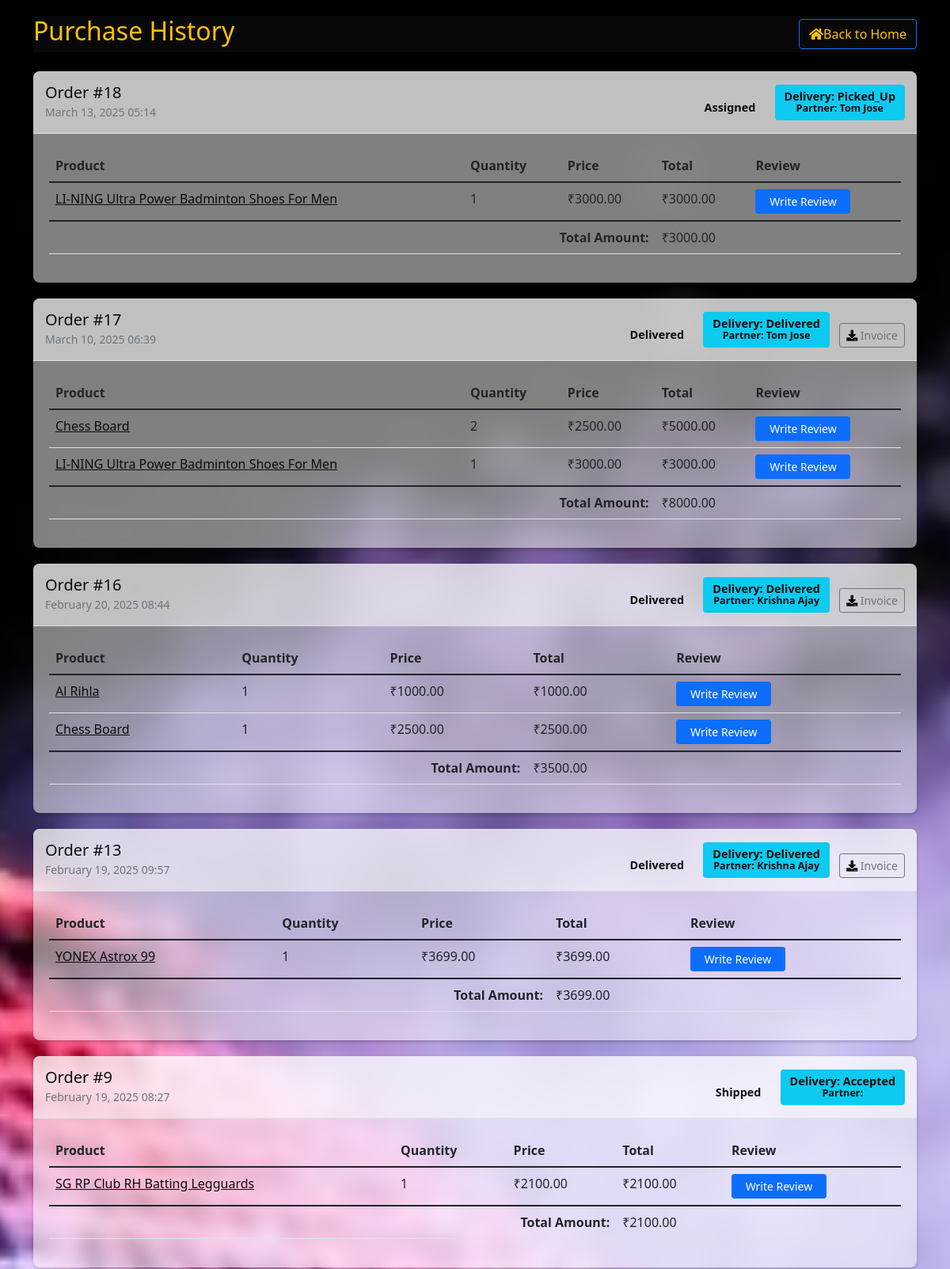
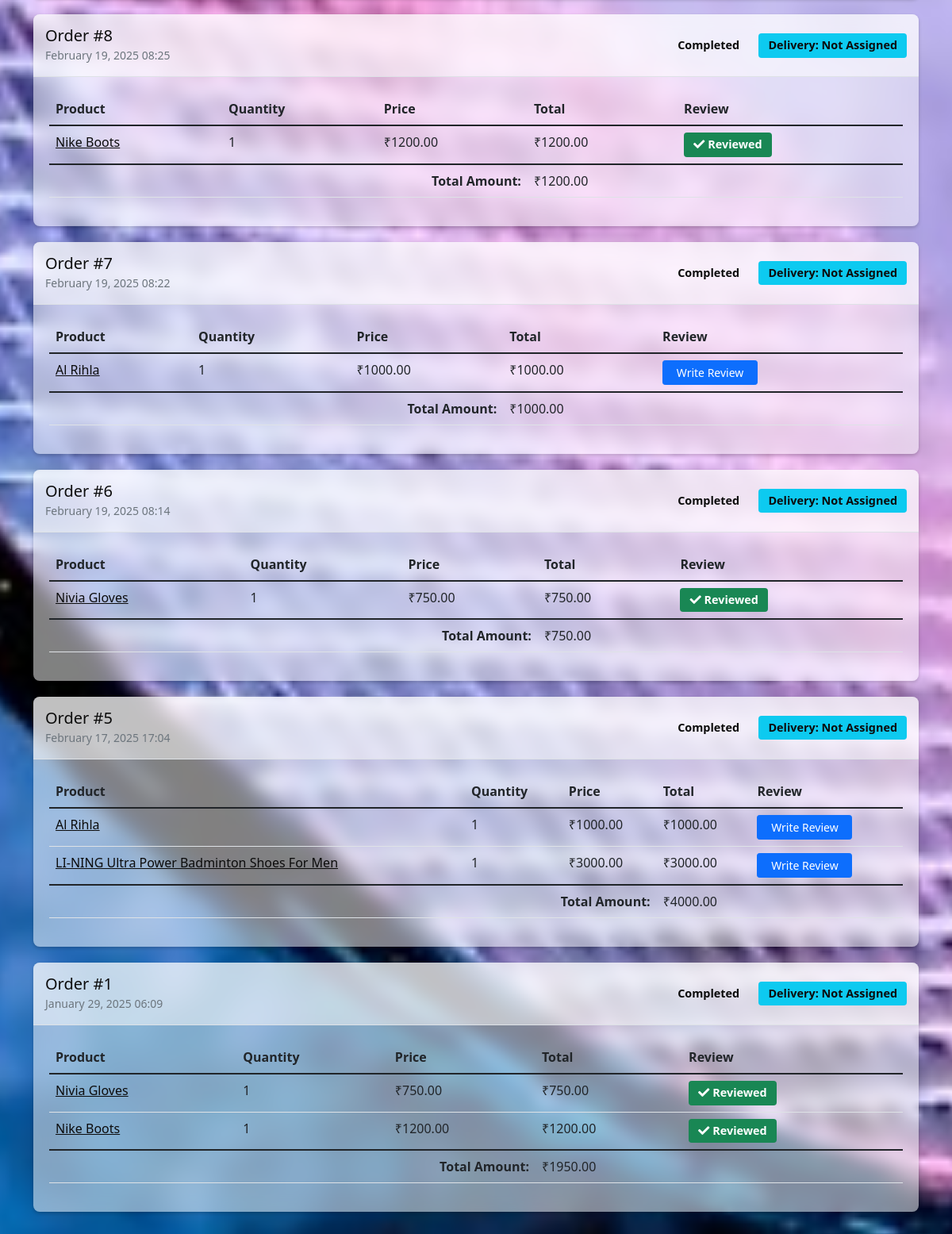
The app's page /purchase-history/ (signed in) with its own data (2 pictures, top to bottom).
### base/models.py (models this page shows, shortened)
class Order(models.Model):
    customer = models.ForeignKey(Customer, on_delete=models.CASCADE, related_name='orders',null=True)
    order_date = models.DateTimeField(auto_now_add=True)
    total_amount = models.DecimalField(max_digits=10, decimal_places=2)
    status = models.CharField(max_length=20, choices=[
        ('pending', 'Pending'),
        ('assigned', 'Assigned'),
        ('shipped', 'Shipped'),
        ('delivered', 'Delivered'),
        ('cancelled', 'Cancelled')
    ], default='pending')
    payment_id = models.CharField(max_length=100, null=True, blank=True)

class OrderAssigned(models.Model):
    order = models.OneToOneField(Order, on_delete=models.CASCADE, related_name='assigned_delivery')
    delivery_boy = models.ForeignKey(DeliveryBoy, on_delete=models.SET_NULL, null=True)
    assigned_date = models.DateTimeField(auto_now_add=True)
    delivery_status = models.CharField(max_length=20, choices=[
        ('pending', 'Pending'),
        ('picked_up', 'Picked Up'),
        ('in_transit', 'In Transit'),
        ('delivered', 'Delivered'),
        ('failed', 'Failed')
    ], default='pending')
    delivery_notes = models.TextField(blank=True, null=True)
    estimated_delivery_time = models.DateTimeField(null=True, blank=True)
    class Meta:
        ordering = ['-assigned_date']

class DeliveryBoy(models.Model):
    STATUS_CHOICES = [
        ('pending', 'Pending Approval'),
        ('approved', 'Approved'),
        ('rejected', 'Rejected')
    ]
    user = models.OneToOneField(Customer, on_delete=models.CASCADE)
    vehicle_number = models.CharField(max_length=20, null=True, blank=True)
    license_number = models.CharField(max_length=20)
    is_available = models.BooleanField(default=True)
    current_location = models.CharField(max_length=200, null=True, blank=True)
    pincode = models.CharField(max_length=6)
    rating = models.DecimalField(max_digits=3, decimal_places=2, default=5.00)
    total_deliveries = models.IntegerField(default=0)
    status = models.CharField(max_length=20, choices=STATUS_CHOICES, default='pending')

class Customer(models.Model):
    USER_TYPE_CHOICES = [
        ('customer', 'Customer'),
        ('admin', 'Admin'),
    ]
    customer_id = models.AutoField(primary_key=True)
    name = models.CharField(max_length=100)
    email = models.EmailField(unique=True)
    password = models.CharField(max_length=128)
    phone = models.CharField(max_length=15,null=True)
    address = models.TextField(null=True)
    pincode = models.CharField(max_length=6, null=True)
    reset_password_token = models.CharField(max_length=100, null=True, blank=True)
    reset_password_expires = models.DateTimeField(null=True, blank=True)
    user_type = models.CharField(max_length=20, choices=USER_TYPE_CHOICES, default='customer')
    is_active = models.BooleanField(default=True)

class Product(models.Model):
    CATEGORY_CHOICES = [
        ('cricket', 'Cricket'),
        ('football', 'Football'),
        ('badminton', 'Badminton'),
        ('table_games', 'Table Games'),
    ]
    name = models.CharField(max_length=200)
    description = models.TextField()
    price = models.DecimalField(max_digits=10, decimal_places=2)
    category = models.CharField(max_length=20, choices=CATEGORY_CHOICES)
    image = models.ImageField(upload_to='product_images/')
    stock = models.PositiveIntegerField()

class OrderItem(models.Model):
    order = models.ForeignKey(Order, related_name='items', on_delete=models.CASCADE, null=True, default=None)
    product = models.ForeignKey(Product, on_delete=models.SET_NULL, null=True)
    product_name = models.CharField(max_length=200, default='')
    quantity = models.PositiveIntegerField(default=1)
    price = models.DecimalField(max_digits=10, decimal_places=2, default=0.00)

### base/views.py (the view)
# urls.py: path('purchase-history/', views.purchase_history, name='purchase_history'),
@never_cache
def purchase_history(request):
    logger.info("Accessing purchase history view")
    customer_id = request.session.get('customer_id')
    if not customer_id:
        logger.warning("No customer_id in session")
        messages.error(request, 'Please login to view purchase history')
        return redirect('login')
    try:
        customer = Customer.objects.get(customer_id=customer_id)
        orders = Order.objects.filter(customer=customer)\
            .order_by('-order_date')\
            .prefetch_related('items', 'items__product')
        logger.info(f"Found {orders.count()} orders for customer {customer.name}")
        processed_orders = []
        for order in orders:
            processed_items = []
            for item in order.items.all():
                item_data = {
                    'id': item.id,
                    'product': item.product,
                    'product_name': item.product_name,
                    'quantity': item.quantity,
                    'price': item.price,
                    'product_exists': bool(item.product),
                    'has_review': False
                }
                if item.product:
                    item_data['has_review'] = Review.objects.filter(
                        product=item.product,
                        customer=customer
                    ).exists()
                processed_items.append(item_data)
            order.processed_items = processed_items
            processed_orders.append(order)
        context = {
            'orders': processed_orders,
            'customer': customer,
            'page_title': 'Purchase History'
        }
        return render(request, 'purchase_his.html', context)
    except Customer.DoesNotExist:
        logger.error(f"Customer with ID {customer_id} not found")
        messages.error(request, 'Customer account not found')
        return redirect('login')
    except Exception as e:
        logger.error(f"Error in purchase history: {str(e)}")
        messages.error(request, "Error retrieving purchase history")
        return redirect('home')

### base/templatetags/custom_filters.py (called while the page is built)
@register.filter
def multiply(value, arg):
    try:
        val = Decimal(str(value))
        arg = Decimal(str(arg))
        return val * arg
    except (ValueError, TypeError, decimal.InvalidOperation):
        return Decimal('0')

### base/templates/purchase_his.html (shortened to what this page needs)
{% load custom_filters %}
<!DOCTYPE html>
<html lang="en">
<head>
    <link href="https://cdn.jsdelivr.net/npm/bootstrap@5.1.3/dist/css/bootstrap.min.css" rel="stylesheet">
    <link rel="stylesheet" href="https://cdnjs.cloudflare.com/ajax/libs/font-awesome/5.15.4/css/all.min.css">
</head>
<body>
<div class="container">
    <div class="d-flex justify-content-between align-items-center mb-4" style="background-color: rgba(17, 17, 17, 0.5); backdrop-filter: blur(10px);">
        <h2 style="color: #ffc107;">Purchase History</h2>
        <a href="{% url 'home' %}" class="btn btn-outline-primary" style="color: #ffc107;"><i class="fas fa-home"></i>Back to Home</a>
    </div>
    {% if orders %}
        {% for order in orders %}
        <div class="order-card" style="background-color: rgba(255, 255, 255, 0.5); backdrop-filter: blur(10px);">
            <div class="order-header">
                <div class="d-flex justify-content-between align-items-center">
                    <div style="color: #0c0c0c;">
                        <h5 class="mb-0">Order #{{ order.id }}</h5>
                        <small class="text-muted" style="color: #000000;">{{ order.order_date|date:"F d, Y H:i" }}</small>
                    </div>
                    <div style="color: #0c0c0c;">
                        <span class="badge bg-{{ order.status|lower }}" style="color: #0c0c0c;">{{ order.status|title }}</span>
                        <span class="badge bg-info ms-2" style="color: #0c0c0c;">
                            Delivery: {{ order.assigned_delivery.delivery_status|default:"Not Assigned"|title }}
                            {% if order.assigned_delivery %}
                                <br>
                                <small>Partner: {{ order.assigned_delivery.delivery_boy.user.name }}</small>
                            {% endif %}
                        </span>
                        {% if order.status == 'paid' or order.status == 'delivered' %}
                            <a href="{% url 'download_invoice' order.id %}" class="btn btn-sm btn-outline-secondary ms-2">
                                <i class="fas fa-download" style="color: #0c0c0c;"></i> Invoice
                            </a>
                        {% endif %}
                    </div>
                </div>
            </div>
            <div class="order-body">
                <div class="table-responsive">
                    <table class="table table-hover">
                        <thead>
                            <tr>
                                <th>Product</th>
                                <th>Quantity</th>
                                <th>Price</th>
                                <th>Total</th>
                                <th>Review</th>
                            </tr>
                        </thead>
                        <tbody>
                            {% for item in order.processed_items %}
                            <tr>
                                <td>
                                    {% if item.product_exists and item.product %}
                                        <a href="{% url 'product_detail' item.product.id %}" style="color: #0c0c0c;">{{ item.product_name }}</a>
                                    {% else %}
                                        {{ item.product_name }}
                                        <small class="text-muted">(Product no longer available)</small>
                                    {% endif %}
                                </td>
                                <td>{{ item.quantity }}</td>
                                <td>₹{{ item.price }}</td>
                                <td>₹{{ item.price|multiply:item.quantity }}</td>
                                <td>
                                    {% if item.product_exists and item.product %}
                                        {% if not item.has_review %}
                                            <button type="button" class="btn btn-primary btn-sm btn-review"
                                                    data-bs-toggle="modal"
                                                    data-bs-target="#reviewModal{{ item.id }}">
                                                Write Review
                                            </button>
                                        {% else %}
                                            <span class="badge bg-success">
                                                <i class="fas fa-check"></i> Reviewed
                                            </span>
                                        {% endif %}
                                    {% else %}
                                        <span class="badge bg-secondary">Product Unavailable</span>
                                    {% endif %}
                                </td>
                            </tr>
                            {% endfor %}
                        </tbody>
                        <tfoot>
                            <tr>
                                <td colspan="3" class="text-end fw-bold">Total Amount:</td>
                                <td colspan="2">₹{{ order.total_amount }}</td>
                            </tr>
                        </tfoot>
                    </table>
                </div>
            </div>
        </div>
        {% endfor %}
    {% else %}
        <div class="alert alert-info" role="alert">
            <h4 class="alert-heading">No Purchases Yet!</h4>
            <p class="mb-0">You haven't made any purchases yet. Start shopping to see your order history here.</p>
        </div>
    {% endif %}
</div>
</body>
</html>

### base/templates/purchase_his.html (style rules this page uses)
body { background-image: url('/static/assets/images/hero-bg.jpg'); background-size: cover; background-position: center; background-attachment: fixed; background-color: #f8f9fa; padding: 20px; }
.order-card { background-color: rgba(255, 255, 255, 0.5); border-radius: 8px; box-shadow: 0 2px 4px rgba(0,0,0,0.2); margin-bottom: 20px; }
.order-header { background-color: rgba(255, 255, 255, 0.5); padding: 15px; border-radius: 8px 8px 0 0; border-bottom: 1px solid #dee2e6; }
.order-body { padding: 20px; }
.badge { padding: 8px 12px; font-size: 0.9em; }
.btn-review { min-width: 120px; }

### records on screen
Order: id "18", order_date "March 13, 2025 05:14", status "Assigned", assigned_delivery.delivery_status "Picked_Up", assigned_delivery.delivery_boy.user.name "Tom Jose", total_amount "3000.00"
Product: product_name "LI-NING Ultra Power Badminton Shoes For Men", quantity "1", price "3000.00", price|multiply "3000.00"
Order: id "17", order_date "March 10, 2025 06:39", status "Delivered", assigned_delivery.delivery_status "Delivered", assigned_delivery.delivery_boy.user.name "Tom Jose", shows "Invoice", total_amount "8000.00"
Product: product_name "Chess Board", quantity "2", price "2500.00", price|multiply "5000.00", quantity "1", price|multiply "2500.00"
Order: id "16", order_date "February 20, 2025 08:44", status "Delivered", assigned_delivery.delivery_status "Delivered", assigned_delivery.delivery_boy.user.name "Krishna Ajay", shows "Invoice", total_amount "3500.00"
Product: product_name "Al Rihla", quantity "1", price "1000.00", price|multiply "1000.00"
Order: id "13", order_date "February 19, 2025 09:57", status "Delivered", assigned_delivery.delivery_status "Delivered", assigned_delivery.delivery_boy.user.name "Krishna Ajay", shows "Invoice", total_amount "3699.00"
Product: product_name "YONEX Astrox 99", quantity "1", price "3699.00", price|multiply "3699.00"
Order: id "9", order_date "February 19, 2025 08:27", status "Shipped", assigned_delivery.delivery_status "Accepted", total_amount "2100.00"
Product: product_name "SG RP Club RH Batting Legguards", quantity "1", price "2100.00", price|multiply "2100.00"
Order: id "8", order_date "February 19, 2025 08:25", status "Completed", assigned_delivery.delivery_status "Not Assigned", total_amount "1200.00"
Product: product_name "Nike Boots", quantity "1", price "1200.00", price|multiply "1200.00", shows "Reviewed"
Order: id "7", order_date "February 19, 2025 08:22", status "Completed", assigned_delivery.delivery_status "Not Assigned", total_amount "1000.00"
Order: id "6", order_date "February 19, 2025 08:14", status "Completed", assigned_delivery.delivery_status "Not Assigned", total_amount "750.00"
Product: product_name "Nivia Gloves", quantity "1", price "750.00", price|multiply "750.00", shows "Reviewed"
Order: id "5", order_date "February 17, 2025 17:04", status "Completed", assigned_delivery.delivery_status "Not Assigned", total_amount "4000.00"
Order: id "1", order_date "January 29, 2025 06:09", status "Completed", assigned_delivery.delivery_status "Not Assigned", total_amount "1950.00"
